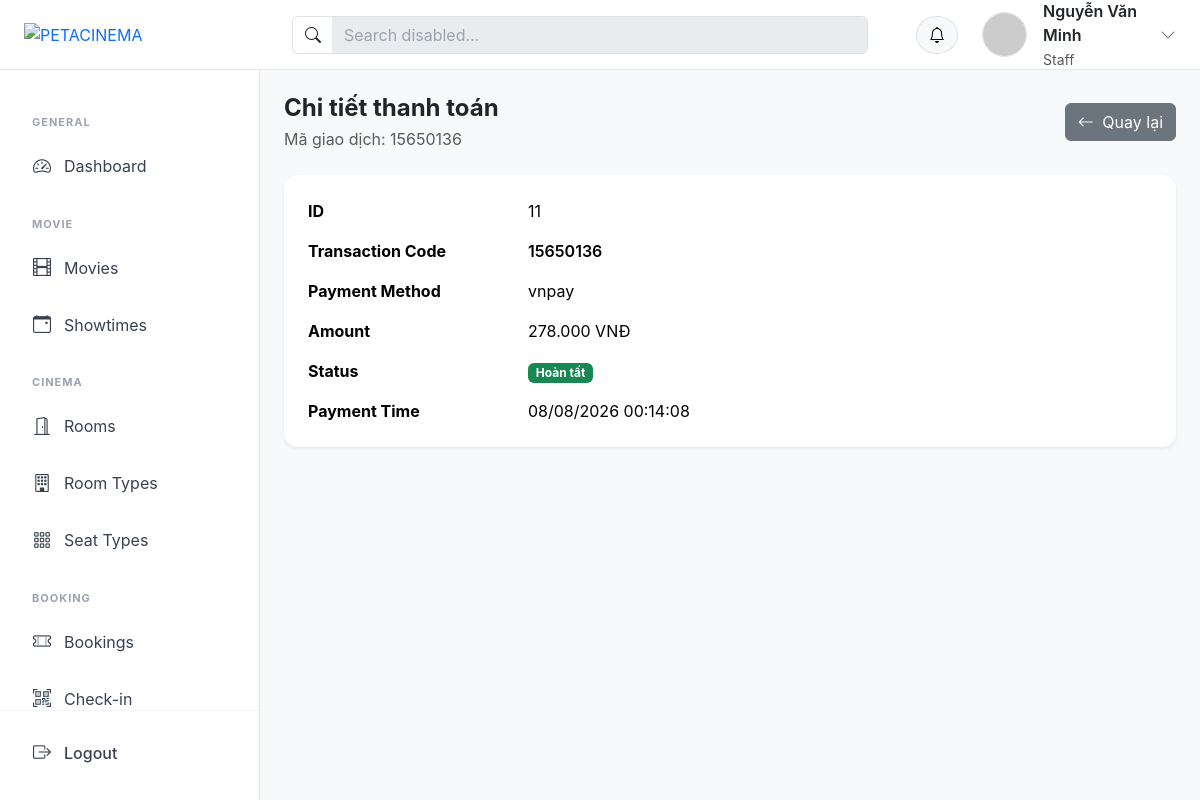
Screenshot of /?action=staff_payment_detail&id=11 (signed in) with the database file from the repository.
### tables this page shows
CREATE TABLE `payments` (
  `id` int NOT NULL,
  `payment_method` varchar(100) DEFAULT NULL,
  `transaction_code` varchar(255) DEFAULT NULL,
  `amount` decimal(10,2) DEFAULT NULL,
  `status` enum('pending','completed','failed') DEFAULT 'pending',
  `payment_time` timestamp NULL DEFAULT NULL
);

### controllers/StaffPaymentController.php (called while the page is built, shortened)
<?php
class StaffPaymentController
{
    public function payment_detail()
    {
        $id = (int) ($_GET['id'] ?? 0);
        $paymentModel = new PaymentModel();
        $payment = $paymentModel->getById($id);
        require_once PATH_VIEW . 'staff/layout/layout.php';
    }
}

### index.php (called while the page is built, shortened)
<?php
spl_autoload_register(function ($class) {
    $fileName = "$class.php";
    $fileModel              = PATH_MODEL . $fileName;
});
require_once './routes/index.php';

### models/BaseModel.php (called while the page is built, shortened)
<?php
class BaseModel
{
    public function __construct()
    {
        $dsn = sprintf('mysql:host=%s;port=%s;dbname=%s;charset=utf8', DB_HOST, DB_PORT, DB_NAME);
        try {
            $this->pdo = new PDO($dsn, DB_USERNAME, DB_PASSWORD, DB_OPTIONS);
        } catch (PDOException $e) {
            die("Kết nối cơ sở dữ liệu thất bại: {$e->getMessage()}. Vui lòng thử lại sau.");
        }
    }
}

### models/PaymentModel.php (called while the page is built, shortened)
<?php
class PaymentModel extends BaseModel
{
    protected $table = "payments";
    public function getById($id)
    {
        $sql = "SELECT * FROM {$this->table} WHERE id = :id";
        $stmt = $this->pdo->prepare($sql);
        $stmt->execute([
            ':id' => $id
        ]);
        return $stmt->fetch();
    }
}

### views/staff/payment_detail.php (the view)
<div class="d-flex align-items-center justify-content-between mb-4">
    <div>
        <h4 class="fw-bold mb-1">Chi tiết thanh toán</h4>
        <p class="text-muted mb-0">Mã giao dịch: <?= htmlspecialchars($payment['transaction_code'] ?? '') ?></p>
    </div>
    <a href="<?= BASE_URL ?>?action=staff_payment_list" class="btn btn-secondary">
        <i class="bi bi-arrow-left me-1"></i>
        Quay lại
    </a>
</div>
<div class="card shadow-sm">
    <div class="card-body">
        <?php
        $statusClass = match ($payment['status']) {
            'completed' => 'bg-success',
            'pending'   => 'bg-warning text-dark',
            'failed'    => 'bg-danger',
            default     => 'bg-secondary',
        };
        $statusLabel = match ($payment['status']) {
            'completed' => 'Hoàn tất',
            'pending'   => 'Chờ xử lý',
            'failed'    => 'Thất bại',
            default     => 'Không xác định',
        };
        ?>
        <table class="table table-borderless mb-0">
            <tbody>
                <tr>
                    <th style="width: 220px;">ID</th>
                    <td><?= $payment['id'] ?></td>
                </tr>
                <tr>
                    <th>Transaction Code</th>
                    <td class="fw-semibold"><?= htmlspecialchars($payment['transaction_code'] ?? '') ?></td>
                </tr>
                <tr>
                    <th>Payment Method</th>
                    <td><?= htmlspecialchars($payment['payment_method'] ?? '') ?></td>
                </tr>
                <tr>
                    <th>Amount</th>
                    <td><?= number_format((float) $payment['amount'], 0, ',', '.') ?> VNĐ</td>
                </tr>
                <tr>
                    <th>Status</th>
                    <td>
                        <span class="badge <?= $statusClass ?>"><?= $statusLabel ?></span>
                    </td>
                </tr>
                <tr>
                    <th>Payment Time</th>
                    <td>
                        <?= !empty($payment['payment_time']) ? date('d/m/Y H:i:s', strtotime($payment['payment_time'])) : 'Chưa thanh toán' ?>
                    </td>
                </tr>
            </tbody>
        </table>
    </div>
</div>

### assets/css/admin.css (style rules this page uses)
:root { --header-height: 70px; --sidebar-width: 260px; }
body { margin: 0; background: #f8f9fa; font-family: "Inter", -apple-system, BlinkMacSystemFont, "Segoe UI", Roboto, sans-serif; min-height: 100vh; }
.card { border: none; border-radius: 14px; box-shadow: 0 2px 10px rgba(0, 0, 0, 0.05); }

### rows the page displays
payments: transaction_code "15650136", id "11", payment_method "vnpay", amount "278.000", status "Hoàn tất", payment_time "08/08/2026 00:14:08"

### other values shown
$_SESSION['user']['fullname'] "Nguyễn Văn Minh"
$_SESSION['user']['role'] "Staff"
